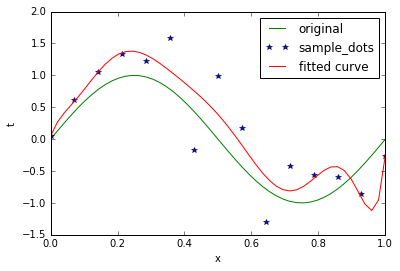

Python code for this plot:
# -*- coding: utf-8 -*-
"""
Created on Wed May 25 15:55:40 2016

@author: Dell
"""

import numpy as np
from scipy.optimize import leastsq
import matplotlib.pyplot as plt

#the curve of y=sin(x)
def func(x):
    return np.sin(2*np.pi*x)

def func_d9(x,p):
    w0, w1, w2, w3, w4, w5, w6, w7, w8, w9= p
    return w0+w1*x+w2*x**2+w3*x**3+w4*x**4+w5*x**5+w6*x**6+w7*x**7+w8*x**8+w9*x**9

# 实验数据x, y和拟合函数之间的差，p为拟合需要找到的系数
def residuals_d9(p, y, x):
    return y - func_d9(x, p)
    
x0 = np.linspace(0, 1)# 真实数据的函数参数
y0 = func(x0) # 真实数据

x1 = np.linspace(0, 1, 15)# 模拟噪声数据
y1 = func(x1)
y2 = y1 + 0.4*np.random.randn(len(x1)) # 加入噪声之后的实验数据

p0 = [1,1,1,1,1,1,1,1,1,1]
# 调用leastsq进行曲线拟合
# p0为拟合参数的初始值
# args为需要拟合的实验数据
plsq_d9 = leastsq(residuals_d9, p0, args=(y2, x1))

plot1,=plt.plot(x0,y0,'g')
plot2,=plt.plot(x1,y2,'b*')
plot3,=plt.plot(x0,func_d9(x0,plsq_d9[0]),'r')
plt.xlabel('x')
plt.ylabel('t')
plt.legend([plot1,plot2,plot3],('original','sample_dots','fitted curve'))
plt.show()
